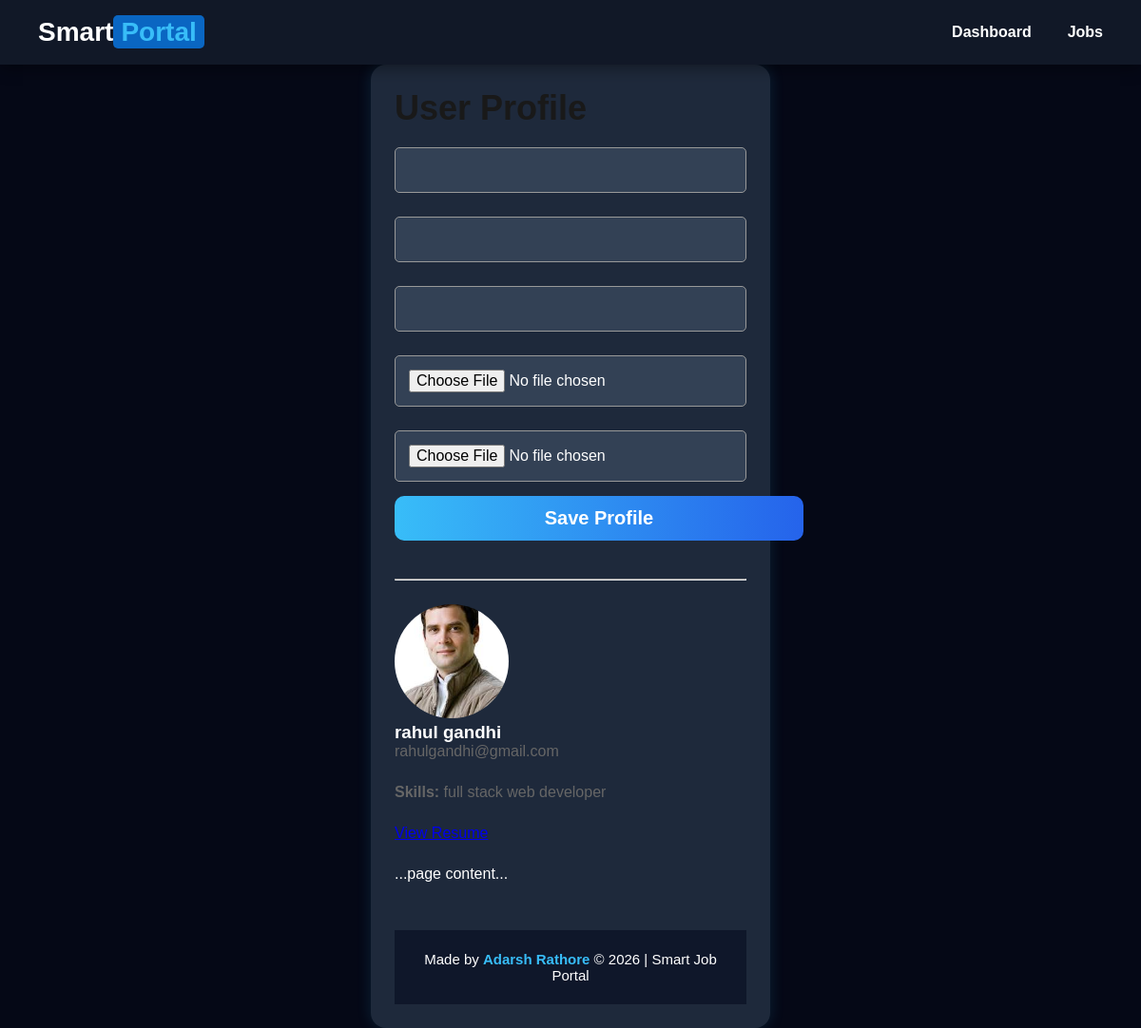
/profile, run on the app's committed database.
### tables this page shows
CREATE TABLE profile(
id INTEGER PRIMARY KEY AUTOINCREMENT,
name TEXT,
email TEXT,
skills TEXT,
resume TEXT,
photo TEXT
);

### app.py (the view, shortened to what this page needs)
@app.route('/profile', methods=['GET', 'POST'])
def profile():
    conn = sqlite3.connect('database.db')
    cur = conn.cursor()
    cur.execute("SELECT * FROM profile ORDER BY id DESC LIMIT 1")
    user = cur.fetchone()
    conn.close()
    return render_template('profile.html', user=user)

### templates/profile.html (shortened to what this page needs)
<!DOCTYPE html>
<html lang="en">
<head>
<link rel="stylesheet" href="{{ url_for('static', filename='css/style.css') }}">
</head>
<body>
<nav class="navbar">
<div class="logo">
Smart<span>Portal</span>
</div>
<div class="nav-right">
<a href="/dashboard">Dashboard</a>
<a href="/jobs">Jobs</a>
</div>
</nav>
<section class="login-page">
<div class="login-box">
<h1>User Profile</h1>
<form method="POST" action="/profile" enctype="multipart/form-data">
<input type="text" name="name" required>
<input type="email" name="email" required>
<input type="text" name="skills" required>
<input type="file" name="photo">
<input type="file" name="resume">
<button type="submit" class="blue-btn">Save Profile</button>
</form>
{% if user %}
<hr style="margin:25px 0;">
{% if user[5] %}
<img src="/static/uploads/{{ user[5] }}"
style="width:120px;height:120px;border-radius:50%;object-fit:cover;">
{% endif %}
<h3>{{ user[1] }}</h3>
<p>{{ user[2] }}</p>
<p><b>Skills:</b> {{ user[3] }}</p>
{% if user[4] %}
<p>
<a href="/static/uploads/{{ user[4] }}" target="_blank">
</a>
</p>
{% endif %}
{% endif %}
...page content...
<footer class="footer">
Made by <b>Adarsh Rathore</b> © 2026 | Smart Job Portal
</footer>
</body>
</html>

### static/css/style.css (style rules this page uses)
* { margin:0; padding:0; box-sizing:border-box; font-family:Arial, Helvetica, sans-serif; }
body { background:#f3f2ef; }
.navbar { width:100%; background:white; padding:15px 60px; display:flex; justify-content:space-between; align-items:center; box-shadow:0 2px 8px rgba(0,0,0,0.08); }
.logo { font-size:38px; font-weight:bold; color:#0a66c2; }
.logo span { background:#0a66c2; color:white; padding:2px 8px; border-radius:5px; }
.nav-right { display:flex; align-items:center; gap:20px; }
.blue-btn, .white-btn { width:430px; padding:16px; border:none; border-radius:30px; font-size:20px; margin-bottom:15px; cursor:pointer; }
.blue-btn { background:#0a66c2; color:white; }
.login-page { width:100%; min-height:85vh; display:flex; justify-content:center; align-items:center; }
.login-box { width:420px; background:white; padding:40px; border-radius:10px; box-shadow:0 4px 15px rgba(0,0,0,0.08); }
.login-box h1 { font-size:36px; margin-bottom:10px; color:#191919; }
.login-box p { color:#666; margin-bottom:25px; }
.login-box input { width:100%; padding:14px; margin-bottom:15px; border:1px solid #999; border-radius:5px; font-size:16px; }
body { background:#0f172a; color:white; font-family:Arial, sans-serif; margin:0; padding:0; }
.navbar { background:#111827; padding:18px 40px; display:flex; justify-content:space-between; align-items:center; box-shadow:0 4px 15px rgba(0,0,0,0.4); }
.logo { font-size:28px; font-weight:bold; color:white; }
.logo span { color:#38bdf8; }
.nav-right a { color:white; text-decoration:none; margin-left:20px; font-weight:bold; transition:0.3s; }
.login-box,.job-box,.hero-left,.jobs-left { background:#1e293b; padding:25px; border-radius:16px; box-shadow:0 0 15px rgba(56,189,248,0.15); }
input,textarea { width:100%; padding:12px; margin:10px 0; border:none; border-radius:10px; background:#334155; color:white; }
.blue-btn { background:#38bdf8; color:#000; padding:12px 20px; border:none; border-radius:10px; font-weight:bold; cursor:pointer; transition:0.3s; }
.login-box, .job-box, .hero-left, .jobs-left { animation:fadeUp 1s ease; }
.footer { width:100%; text-align:center; padding:20px; background:#111827; color:#fff; font-size:15px; margin-top:30px; display:block; }
.footer b { color:#38bdf8; }
body { background:#0b1120; color:white; font-family:Arial, sans-serif; margin:0; padding:0; scroll-behavior:smooth; }
.navbar { display:flex; justify-content:space-between; align-items:center; padding:18px 40px; background:#111827; position:sticky; top:0; z-index:1000; }
.logo { font-size:28px; font-weight:bold; }
.nav-right a { color:white; margin-left:18px; text-decoration:none; font-weight:bold; }
.blue-btn { padding:12px 26px; background:#38bdf8; border:none; border-radius:8px; font-weight:bold; cursor:pointer; }
.footer { text-align:center; padding:20px; background:#111827; margin-top:40px; }
body { margin:0; font-family:Arial,sans-serif; background:#050816; color:white; overflow-x:hidden; }
.navbar { display:flex; justify-content:space-between; padding:18px 40px; position:sticky; top:0; z-index:1000; }
.blue-btn { background:linear-gradient(90deg,#38bdf8,#2563eb); border:none; color:white; border-radius:10px; cursor:pointer; font-weight:bold; }
.footer { text-align:center; padding:22px; margin-top:50px; background:#0f172a; }

### data on the page
profile: photo (picture), name "rahul gandhi", email "rahulgandhi@gmail.com", skills "full stack web developer"
